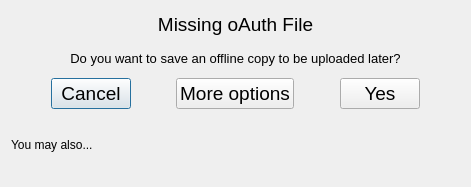
<?xml version="1.0" encoding="UTF-8"?>
<ui version="4.0">
 <class>Dialog</class>
 <widget class="QDialog" name="Dialog">
  <property name="geometry">
   <rect>
    <x>0</x>
    <y>0</y>
    <width>471</width>
    <height>187</height>
   </rect>
  </property>
  <property name="font">
   <font>
    <pointsize>14</pointsize>
   </font>
  </property>
  <property name="windowTitle">
   <string>Dialog</string>
  </property>
  <layout class="QVBoxLayout" name="verticalLayout_2">
   <item>
    <layout class="QVBoxLayout" name="verticalLayout">
     <item>
      <widget class="QLabel" name="heading1_text">
       <property name="text">
        <string>Missing oAuth File</string>
       </property>
       <property name="alignment">
        <set>Qt::AlignCenter</set>
       </property>
       <property name="textInteractionFlags">
        <set>Qt::LinksAccessibleByMouse|Qt::TextSelectableByMouse</set>
       </property>
      </widget>
     </item>
     <item>
      <widget class="QLabel" name="heading2_text">
       <property name="font">
        <font>
         <pointsize>10</pointsize>
        </font>
       </property>
       <property name="text">
        <string>&lt;html&gt;&lt;head/&gt;&lt;body&gt;&lt;p&gt;Do you want to save an offline copy to be uploaded later?&lt;/p&gt;&lt;/body&gt;&lt;/html&gt;</string>
       </property>
       <property name="alignment">
        <set>Qt::AlignCenter</set>
       </property>
       <property name="wordWrap">
        <bool>true</bool>
       </property>
       <property name="textInteractionFlags">
        <set>Qt::LinksAccessibleByMouse|Qt::TextSelectableByMouse</set>
       </property>
      </widget>
     </item>
    </layout>
   </item>
   <item>
    <layout class="QHBoxLayout" name="horizontalLayout">
     <item>
      <spacer name="horizontalSpacer_2">
       <property name="orientation">
        <enum>Qt::Horizontal</enum>
       </property>
       <property name="sizeHint" stdset="0">
        <size>
         <width>40</width>
         <height>20</height>
        </size>
       </property>
      </spacer>
     </item>
     <item>
      <widget class="QPushButton" name="cancel_button">
       <property name="text">
        <string>Cancel</string>
       </property>
      </widget>
     </item>
     <item>
      <spacer name="horizontalSpacer_4">
       <property name="orientation">
        <enum>Qt::Horizontal</enum>
       </property>
       <property name="sizeHint" stdset="0">
        <size>
         <width>40</width>
         <height>20</height>
        </size>
       </property>
      </spacer>
     </item>
     <item>
      <widget class="QPushButton" name="more_options_btn">
       <property name="text">
        <string>More options</string>
       </property>
      </widget>
     </item>
     <item>
      <spacer name="horizontalSpacer">
       <property name="orientation">
        <enum>Qt::Horizontal</enum>
       </property>
       <property name="sizeHint" stdset="0">
        <size>
         <width>40</width>
         <height>20</height>
        </size>
       </property>
      </spacer>
     </item>
     <item>
      <widget class="QPushButton" name="yes_button">
       <property name="text">
        <string>Yes</string>
       </property>
      </widget>
     </item>
     <item>
      <spacer name="horizontalSpacer_3">
       <property name="orientation">
        <enum>Qt::Horizontal</enum>
       </property>
       <property name="sizeHint" stdset="0">
        <size>
         <width>40</width>
         <height>20</height>
        </size>
       </property>
      </spacer>
     </item>
    </layout>
   </item>
   <item>
    <widget class="QLabel" name="alt_option">
     <property name="font">
      <font>
       <pointsize>9</pointsize>
      </font>
     </property>
     <property name="text">
      <string>You may also...</string>
     </property>
     <property name="wordWrap">
      <bool>true</bool>
     </property>
     <property name="openExternalLinks">
      <bool>true</bool>
     </property>
     <property name="textInteractionFlags">
      <set>Qt::LinksAccessibleByMouse|Qt::TextSelectableByMouse</set>
     </property>
    </widget>
   </item>
  </layout>
 </widget>
 <resources/>
 <connections/>
</ui>
